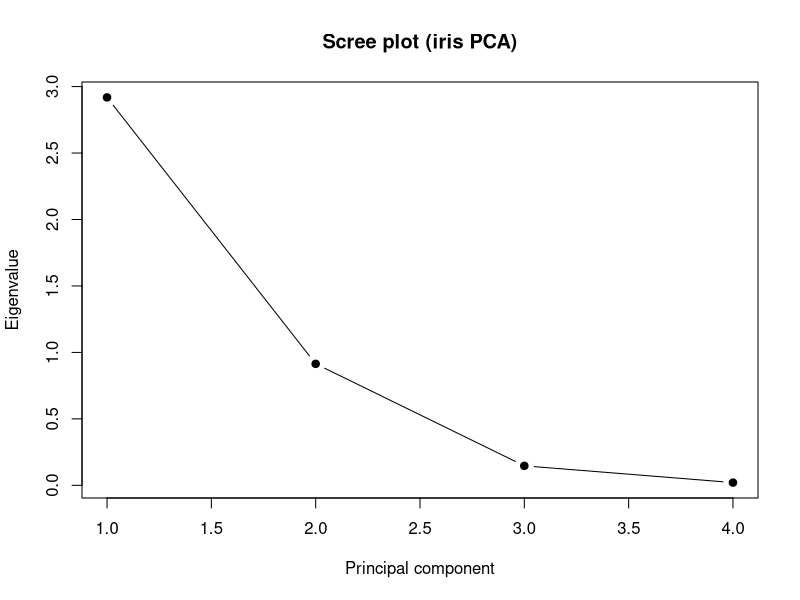
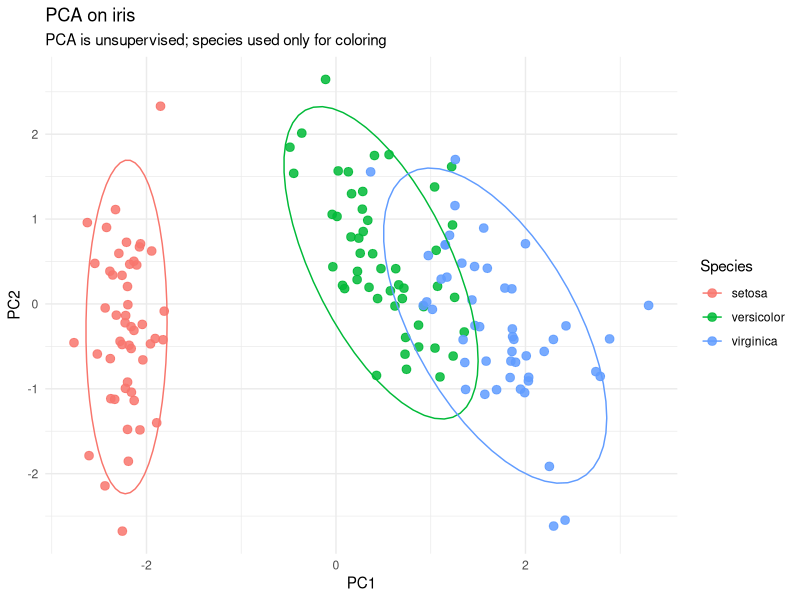
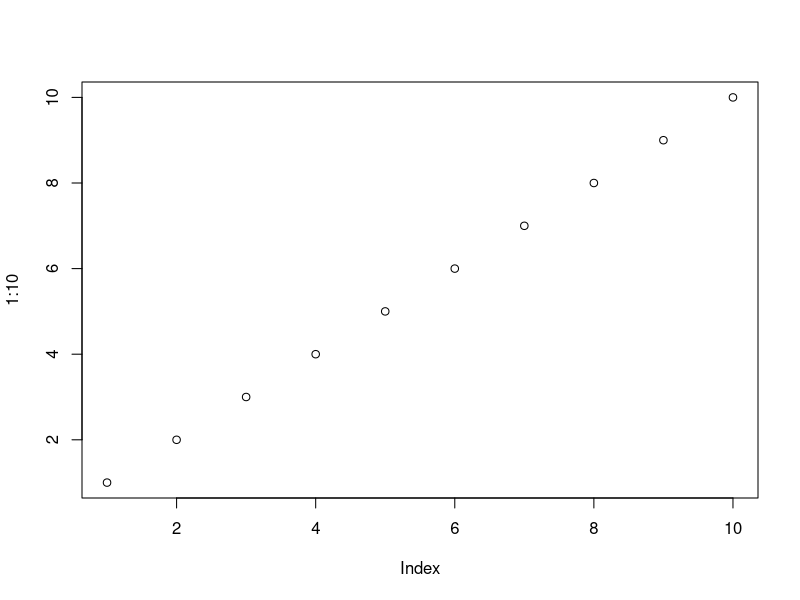

Reproduce these figures in R, in order.

#mfor reproducible results
set.seed(1)

#Packages used today
library(ggplot2)
library(psych)
library(randomForest)

#data
iris_num <- iris[, 1:4]
iris_species <- iris$Species

round(cor(iris_num), 2)


bart <- cortest.bartlett(cor(iris_num), n = nrow(iris_num))

bart
bart
pca <- prcomp(iris_num, center = TRUE, scale. = TRUE)
summary(pca)

eig <- pca$sdev^2
pve <- eig / sum(eig)

pca_var_table <- data.frame(
  PC = paste0("PC", 1:length(eig)),
  Eigenvalue = round(eig, 3),
  PVE = round(pve, 3),
  CumPVE = round(cumsum(pve), 3)
)
pca_var_table

plot(eig, type = "b", pch = 19,
     xlab = "Principal component",
     ylab = "Eigenvalue",
     main = "Scree plot (iris PCA)")

# test
broken_stick <- function(p) sapply(1:p, function(k) sum(1/(k:p)) / p)
bs <- broken_stick(ncol(iris_num))

retain <- data.frame(
  PC = paste0("PC", 1:length(pve)),
  ObservedPVE = round(pve, 3),
  BrokenStick = round(bs, 3),
  Keep = pve > bs
)
retain
head(pca$x)

head(pca$x)
scores <- as.data.frame(pca$x)
scores$Species <- iris_species

plt <- ggplot(scores, aes(PC1, PC2, color = Species)) +
  geom_point(size = 2.6, alpha = 0.85) +
  theme_minimal() +
  labs(title = "PCA on iris", subtitle = "PCA is unsupervised; species used only for coloring")

plt + stat_ellipse() # 95% CI

man <- manova(cbind(PC1, PC2) ~ Species, data = scores)
summary(man, test = "Pillai")

set.seed(42)
id_train <- sample(seq_len(nrow(iris)), size = 0.7 * nrow(iris))
train <- iris[id_train, ]
test  <- iris[-id_train, ]

set.seed(123)
rf <- randomForest(
  Species ~ ., data = train,
  ntree = 500,
  mtry = 2,
  importance = TRUE
)
rf
pred <- predict(rf, newdata = test)
conf <- table(Observed = test$Species, Predicted = pred)
conf

plot(1:10)
